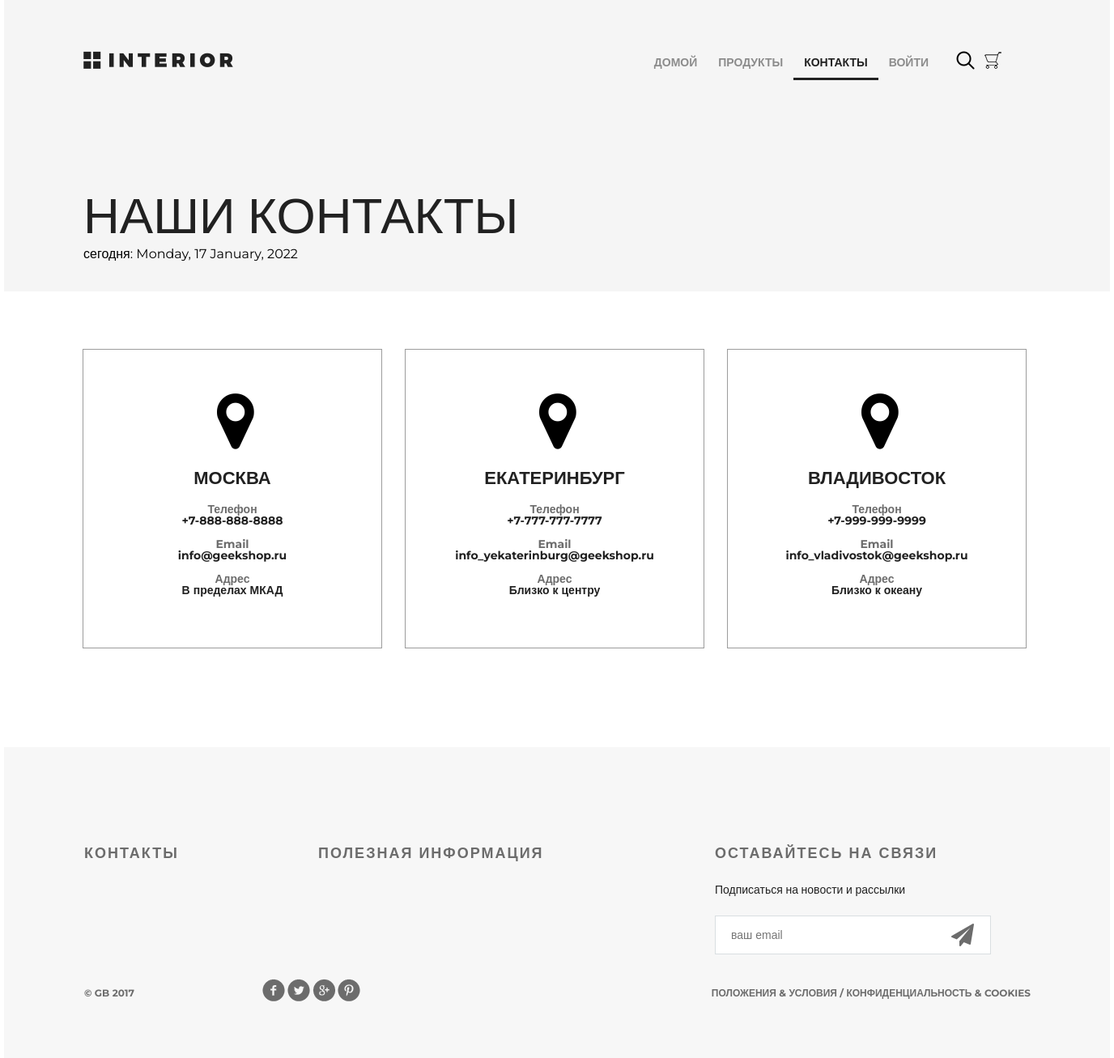
Page /contact/ on the committed database.
### mainapp/models.py (models this page shows, shortened)
class Contact(models.Model):
    phone = models.CharField(max_length=50, verbose_name="номер телефона")
    email = models.EmailField(max_length=254, verbose_name="электронная почта")
    city = models.CharField(max_length=128, default="Москва", verbose_name="город")
    address = models.CharField(max_length=254, verbose_name="адресс")

### mainapp/views.py (the view)
# urls.py: path("contact/", mainapp.contact, name="contact"),
def contact(request):
    title = "о нас"
    visit_date = timezone.now()
    locations = Contact.objects.all()
    content = {"title": title, "visit_date": visit_date, "locations": locations}
    return render(request, "mainapp/contact.html", content)

### mainapp/templates/mainapp/contact.html
{% extends 'mainapp/base.html' %}
{% load static %}
{% block menu %}
<div class="hero">
    <div class="header clearfix">
        {% include 'mainapp/includes/inc_menu.html' %}
    </div>
    <h1>наши контакты</h1>
    <p>сегодня: {{ visit_date|date:"l, j F, Y" }}</p>
</div>
{% endblock %}
{% block content %}
<div class="location">
    {% for location in locations %}
    <div class="location-1">
        <i class="fa fa-map-marker fa-5x"></i>
        <h4>{{ location.city }}</h4>
        <div class="contacts">
            <h5>Телефон</h5>
            <p>{{ location.phone }}</p>
        </div>
        <div class="contacts">
            <h5>Email</h5>
            <p>{{ location.email }}</p>
        </div>
        <div class="contacts">
            <h5>Адрес</h5>
            <p>{{ location.address }}</p>
        </div>
    </div>
    {% endfor %}
</div>
<div class="clr"></div>
{% endblock %}

### static/style.css (style rules this page uses)
* { margin: 0; padding: 0; }
body { font-family: 'Montserrat', sans-serif; }
html, body { height: 100%; }
.clr { height: 384px; }
.clearfix:after { content: ""; display: block; clear: both; }
.hero { background-color: #f5f5f5; height: 360px; padding-left: 98px; padding-right: 211px; position: relative; }
.hero h1 { color: #212121; font-size: 62px; font-weight: 100; text-align: left; margin-top: 142px; text-transform: uppercase; }
.location { padding: 0px 97px; }
.location-1 { height: 368px; width: 368px; border: 1px solid #9c9c9c; margin: 71px 28px 122px 0px; float: left; }
.location-1:last-child { margin: 71px 0px 122px 0px; }
.location i { display: block; margin: 48px auto 0px; width: 38px; }
.location h4 { margin: 23px auto 23px; text-transform: uppercase; text-align: center; color: #212121; font-size: 22px; font-weight: 700; line-height: 16px; }
.contacts { text-align: center; margin-bottom: 15px; line-height: 14px; color: #212121; font-size: 14px; font-weight: 700; }
.contacts h5 { color: #6c6c6c; font-size: 14px; font-weight: 700; }

### rows in the picture
Contact: city "МОСКВА", phone "+7-888-888-8888", email "info@geekshop.ru", address "В пределах МКАД"
Contact: city "ЕКАТЕРИНБУРГ", phone "+7-777-777-7777", email "info_yekaterinburg@geekshop.ru", address "Близко к центру"
Contact: city "ВЛАДИВОСТОК", phone "+7-999-999-9999", email "info_vladivostok@geekshop.ru", address "Близко к океану"
